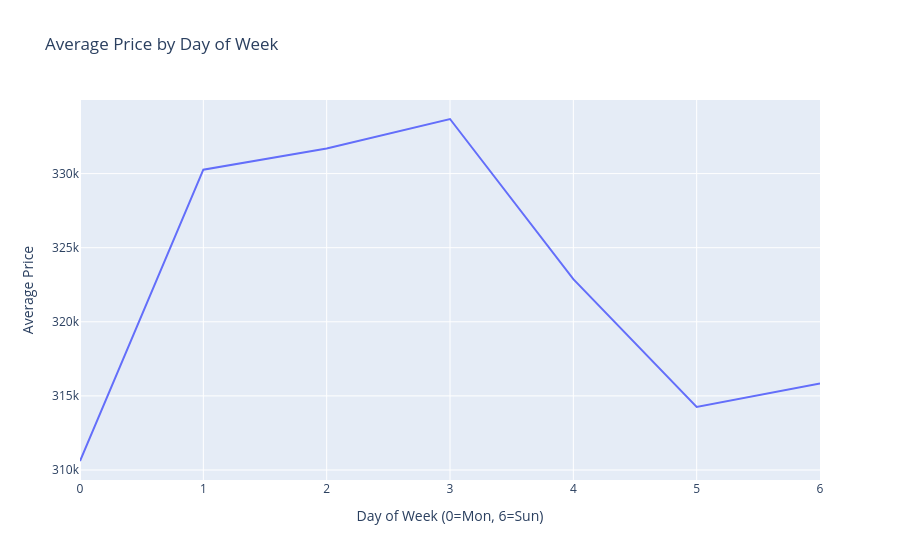

The code cell stored with this chart in its notebook:
### Markdown cell above
## 7. Weekly Patterns

FUT markets often show:
- Thursday rises (rewards)
- Weekend dips (WL sell-off)
- Monday/Tuesday stabilization

Let’s check average price by day of week.

### Code cell
import plotly.express as px

df["day_of_week"] = df["date"].dt.weekday
avg_by_day = df.groupby("day_of_week")["price"].mean().reset_index()

fig = px.line(avg_by_day, x="day_of_week", y="price", title="Average Price by Day of Week")
fig.update_xaxes(title_text="Day of Week (0=Mon, 6=Sun)")
fig.update_yaxes(title_text="Average Price")
fig.show()

### Figure 1 — Plotly figure (JSON) as saved in the notebook; plotly's stock layout.template omitted (floating-point values rounded to 4 significant figures)
{"data": [{"hovertemplate": "day_of_week=%{x}<br>price=%{y}<extra></extra>", "legendgroup": "", "line": {"color": "#636efa", "dash": "solid"}, "marker": {"symbol": "circle"}, "mode": "lines", "name": "", "orientation": "v", "showlegend": false, "type": "scatter", "x": [0, 1, 2, 3, 4, 5, 6], "xaxis": "x", "y": [310600.0, 330300.0, 331700.0, 333700.0, 322900.0, 314200.0, 315800.0], "yaxis": "y"}], "layout": {"legend": {"tracegroupgap": 0}, "title": {"text": "Average Price by Day of Week"}, "xaxis": {"anchor": "y", "domain": [0, 1], "title": {"text": "Day of Week (0=Mon, 6=Sun)"}}, "yaxis": {"anchor": "x", "domain": [0, 1], "title": {"text": "Average Price"}}}}
